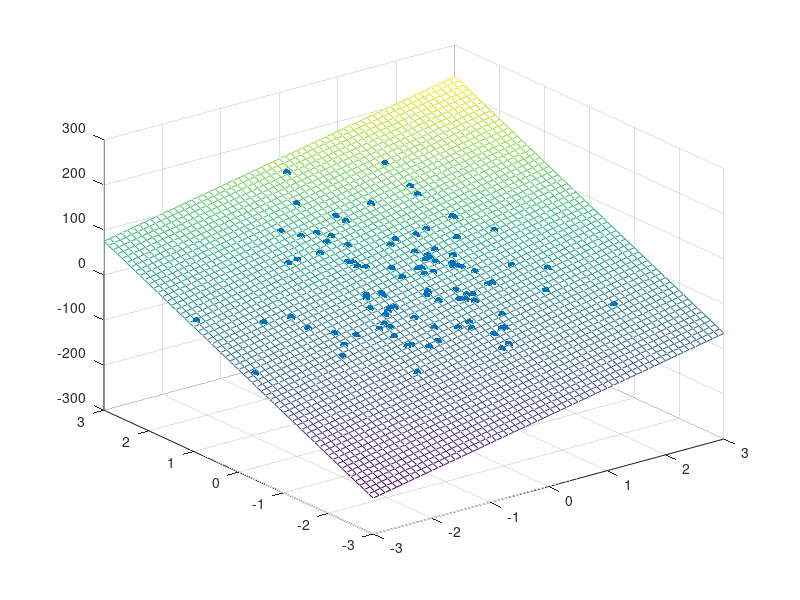

MATLAB code to generate this figure:
% Importing regression data
data = importdata('regression_data.csv');
data = data.data;

% Dependent variables and independent variables
Y = data(:, 1);
X = data(:, 2:end);
[m,n] = size(X);

X = [ones(m,1), X];

% Analytical solution
theta = inv(X'*X)*(X'*Y);
fprintf('Intercept: %f\n', theta(1));
fprintf('Point Estimates: %f %f\n', theta(2), theta(3));

% Plotting the data
[X1_grid, X2_grid] = meshgrid(-3:0.1:3, -3:0.1:3);
Y_grid = theta(1) + theta(2)*X1_grid + theta(3)*X2_grid;
mesh(X1_grid, X2_grid, Y_grid);
hold on;
scatter3(X(:,2), X(:, 3), Y, 'filled');

% Estimation of variance, R-square, adjusted R-square
Yp = X*theta;
SSE = sum((Y - Yp).^2);
MSE = SSE/(m-n-1);
SST = sum((Y - mean(Y)).^2);
MST = SST/(m-1);

variance = MSE;
R_sq = 1 - (SSE/SST);
R_sq_adj = 1 - (MSE/MST);
fprintf('\n\nVariance: %e\nR-square: %e\nAdjusted R-square: %e\n', variance, R_sq, R_sq_adj);

% t-test
C = variance*inv(X'*X);
t1 = theta(2)/sqrt(C(2, 2)); 
t2 = theta(3)/sqrt(C(3,3));
fprintf('\n\nt1 = %e\n', t1);
fprintf('t2 = %e\n', t2);

% F-test
f = (MST - MSE)/MSE;
fprintf('\n\nf = %e\n', f);
